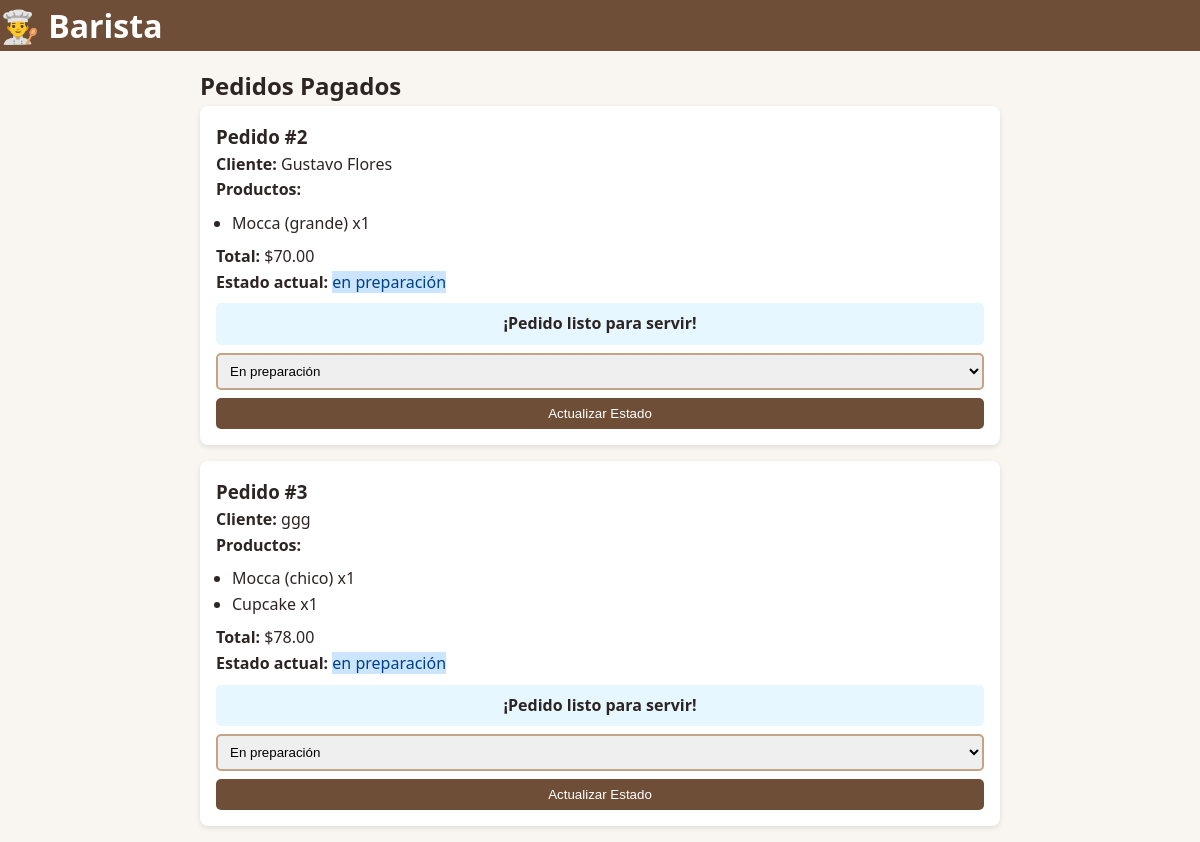
Page /barista (signed in) on the committed database.
### app.py (models this page shows)
class Pedido(db.Model):
    id = db.Column(db.Integer, primary_key=True)
    cliente = db.Column(db.String(50), nullable=False)
    productos = db.Column(db.String(500))
    estado = db.Column(db.String(20), default="pendiente")
    pago = db.Column(db.String(20), default="pendiente")
    total = db.Column(db.Float)
    fecha = db.Column(db.DateTime, default=datetime.now)
    hora_pago = db.Column(db.DateTime)
    hora_preparacion = db.Column(db.DateTime)

### app.py (the view)
@app.route('/barista')
@login_required
def barista():
    if session.get('role') != 'barista':
        flash('Acceso no autorizado', 'error'); return redirect(url_for('login'))
    pedidos = Pedido.query.filter(Pedido.pago == "pagado", Pedido.estado != "terminado").order_by(Pedido.hora_pago).all()
    ahora = datetime.now()
    for pedido in pedidos:
        if pedido.hora_preparacion and ahora >= pedido.hora_preparacion and pedido.estado != "listo":
            pedido.estado = "listo"; db.session.commit()
    return render_template('barista.html', pedidos=pedidos, ahora=ahora)

### app.py (called while the page is built)
def login_required(view):
    @functools.wraps(view)
    def wrapped_view(**kwargs):
        if 'logged_in' not in session:
            return redirect(url_for('login'))
        return view(**kwargs)
    return wrapped_view

### templates/barista.html (shortened to what this page needs)
<!DOCTYPE html>
<html lang="es">
<head>
    <link rel="stylesheet" href="{{ url_for('static', filename='styles.css') }}">
</head>
<body>
    <header>
        <h1>👨‍🍳 Barista</h1>
    </header>
    <main class="container" style="max-width: 800px; margin: 1rem auto;">
        <h2>Pedidos Pagados</h2>
        {% for pedido in pedidos %}
        <div class="pedido-card">
            <h3>Pedido #{{ pedido.id }}</h3>
            <p><strong>Cliente:</strong> {{ pedido.cliente }}</p>
            <p><strong>Productos:</strong></p>
            <ul class="productos-lista">
                {% for producto in pedido.productos.split('|')[0].split(',') %}
                <li>{{ producto.strip() }}</li>
                {% endfor %}
            </ul>
            <p><strong>Total:</strong> ${{ "%.2f"|format(pedido.total) }}</p>
            <p><strong>Estado actual:</strong> <span class="estado-{{ pedido.estado | replace(' ', '-') }}">{{ pedido.estado }}</span></p>
            {% if pedido.pago == 'pagado' and pedido.hora_preparacion %}
            <div class="tiempo-preparacion">
                {% if ahora < pedido.hora_preparacion %}
                <p>Tiempo restante: {{ ((pedido.hora_preparacion - ahora).seconds // 60) + 1 }} minutos</p>
                {% else %}
                <p>¡Pedido listo para servir!</p>
                {% endif %}
            </div>
            {% endif %}
            <form action="{{ url_for('actualizar_estado', id=pedido.id) }}" method="post">
                <select name="estado" class="estado-select">
                    <option value="en preparación" {% if pedido.estado == 'en preparación' %}selected{% endif %}>En preparación</option>
                </select>
                <button type="submit" class="btn-actualizar">Actualizar Estado</button>
            </form>
        </div>
        {% endfor %}
    </main>
</body>
</html>

### static/styles.css (style rules this page uses)
:root { --primary: #6F4E37; --secondary: #C4A484; --accent: #E3B04B; --text: #2D2424; }
* { box-sizing: border-box; margin: 0; padding: 0; }
body { font-family: 'Segoe UI', Tahoma, Geneva, Verdana, sans-serif; background-color: #F9F5F0; color: var(--text); line-height: 1.6; }
.container { width: 90%; max-width: 1200px; margin: 0 auto; }
header { background-color: var(--primary); color: white; position: sticky; top: 0; z-index: 100; }
.tiempo-preparacion { margin-top: 0.5rem; padding: 0.5rem; background: #e6f7ff; border-radius: 5px; text-align: center; font-weight: bold; }
.estado-en-preparación { background: #CCE5FF; color: #004085; }
.productos-lista { margin: 0.5rem 0; padding-left: 1rem; }
header { padding: 0; }

### templates/barista.html (style rules this page uses)
.pedido-card { background: white; border-radius: 8px; padding: 1rem; margin-bottom: 1rem; box-shadow: 0 2px 5px rgba(0,0,0,0.1); }
.estado-select { width: 100%; padding: 0.5rem; margin-top: 0.5rem; border: 2px solid var(--secondary); border-radius: 5px; }
.btn-actualizar { background: var(--primary); color: white; border: none; padding: 0.5rem 1rem; border-radius: 5px; width: 100%; margin-top: 0.5rem; cursor: pointer; }
.tiempo-preparacion { margin-top: 0.5rem; padding: 0.5rem; background: #e6f7ff; border-radius: 5px; text-align: center; font-weight: bold; }
.estado-en-preparación { background: #CCE5FF; color: #004085; }
.productos-lista { margin: 0.5rem 0; padding-left: 1rem; }

### rows in the picture
Pedido: id "2", cliente "Gustavo Flores", strip "Mocca (grande) x1", total "70.00", estado "en preparación", pago "¡Pedido listo para servir!", estado "En preparación"
Pedido: id "3", cliente "ggg", strip "Mocca (chico) x1" "Cupcake x1", total "78.00", estado "en preparación", pago "¡Pedido listo para servir!", estado "En preparación"
